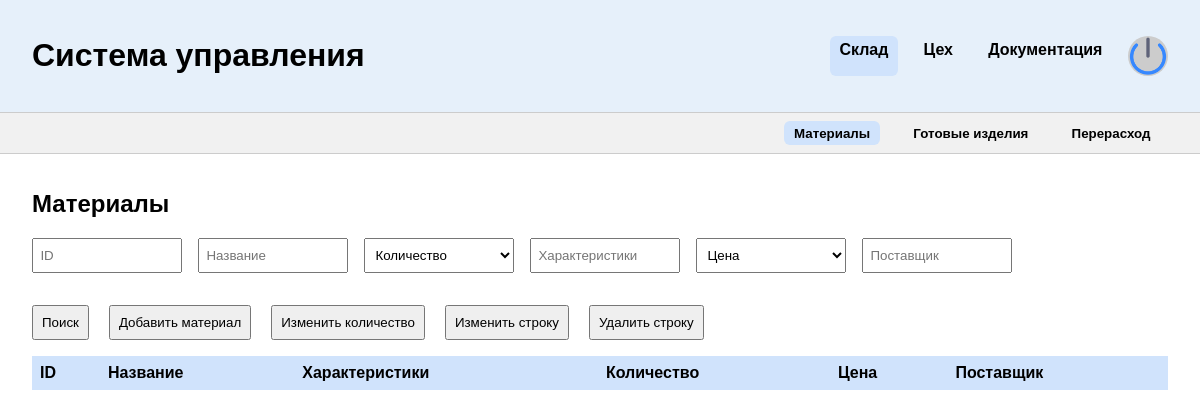
/warehouse/materials/ (signed in), run on an earlier commit of the app's database.
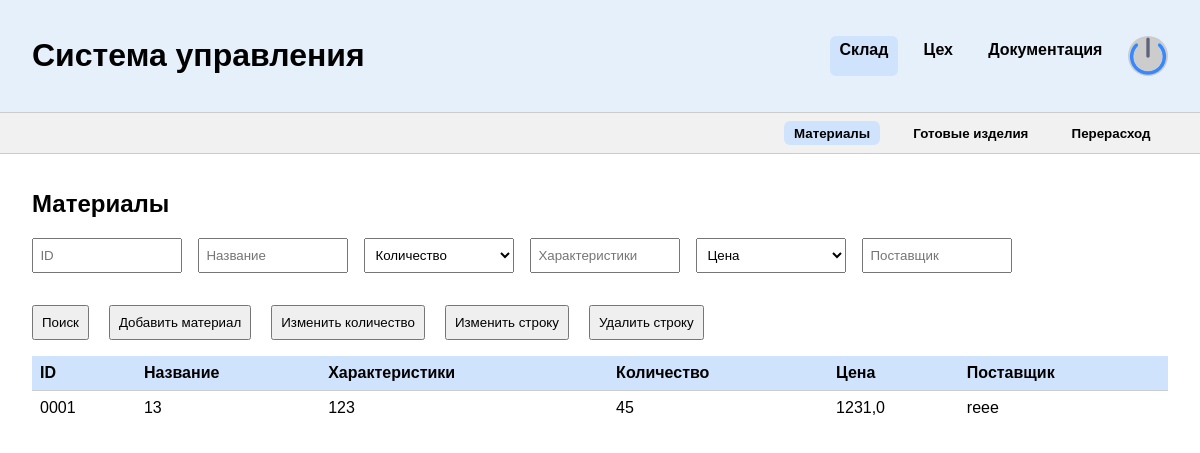
And on a later commit of the database.
### main/models.py (models this page shows, shortened)
class Materials(models.Model):
    name = models.CharField(max_length=100, verbose_name="Название материала")
    quantity = models.IntegerField(verbose_name="Количество на складе")
    features = models.CharField(max_length=255, verbose_name="Характеристики материала")
    price = models.FloatField(verbose_name="Цена за единицу")
    supplier = models.CharField(max_length=100, verbose_name="Название поставщика")
    class Meta:
        verbose_name = "Материалы"
        verbose_name_plural = "Материалы"

### main/views/materials.py (the view)
# urls.py: path("warehouse/materials/", MaterialsPage.as_view()),
class MaterialsPage(BaseView, TemplateView):
    template_name = "main/materials.html"
    enable_roles = [UserRole.Cutter, UserRole.WarehouseManager, UserRole.PatternDesigner]
    def get_context_data(self, **kwargs):
        context = super().get_context_data(**kwargs)
        context["materials"] = MaterialsSerializer(Materials.objects.all().order_by("-id"), many=True).data
        return context

### main/models.py (called while the page is built)
    def __str__(self):
        return f"{self.fullname} - {self.role}"

### main/serializers.py (called while the page is built)
    def get_id(self, obj):
        return str(obj.id).zfill(4)

### main/views/base.py (called while the page is built)
    def dispatch(self, request: HttpRequest, *args, **kwargs):
        user = request.user
        if not user.is_authenticated:
            return HttpResponseRedirect('/')
        print(user.login)
        print(user.__dict__)
        if user.role == UserRole.GeneralManager or user.role == UserRole.ProductionManager:
            return super().dispatch(request, *args, **kwargs)
        if user.role not in self.get_enable_roles():
            return render(request, "main/protect.html")
        return super().dispatch(request, *args, **kwargs)

### main/templates/main/materials.html (shortened to what this page needs)
{% extends "main/base.html" %}
{% load static %}
{% block content %}
<header>
  <h1>Система управления</h1>
  <div class="menu">
    <a href="/warehouse/materials/" class="active">Склад</a>
    <a href="/ceh/workers/">Цех</a>
    <a href="/docs/">Документация</a>
    <div class="avatar"><img src="{% static 'main/shutdown.png' %}" /></div>
  </div>
</header>
  <div class="submenu" id="submenu-sklad">
    <button data-target="materials" class="active">Материалы</button>
    <button data-target="products"><a href="/warehouse/products/">Готовые изделия</a></button>
    <button data-target="overuse"><a href="/warehouse/overuse/" >Перерасход</a></button>
  </div>
  <section id="sklad" style="display: block;">
    <div class="table-section" id="materials" style="display: block;">
      <h2>Материалы</h2>
      <div class="filters">
        <input placeholder="ID">
        <input placeholder="Название">
        <select id="sort-quantity">
          <option value="">Количество</option>
        </select>
        <input placeholder="Характеристики">
        <select id="sort-price">
          <option value="">Цена</option>
        </select>
        <input placeholder="Поставщик">
       </div>
<div class="material-actions">
  <button onclick="filterMaterials()">Поиск</button>
  <button onclick="document.getElementById('dialog-add-material').showModal()">Добавить материал</button>
  <button onclick="document.getElementById('dialog-edit-material-qty-entry').showModal()">Изменить количество</button>
  <button onclick="document.getElementById('dialog-edit-material-row-id').showModal()">Изменить строку</button>
  <button onclick="document.getElementById('dialog-delete-material').showModal()">Удалить строку</button>
</div>
      <table>
        <thead>
          <tr>
            <th>ID</th>
            <th>Название</th>
            <th>Характеристики</th>
            <th>Количество</th>
            <th>Цена</th>
            <th>Поставщик</th>
          </tr>
        </thead>
        <tbody id="materials-table-body">
          {% for m in materials %}
            <tr><td>{{ m.id }}</td><td>{{ m.name }}</td><td>{{ m.features }}</td><td>{{ m.quantity }}</td><td>{{ m.price }}</td><td>{{ m.supplier }}</td></tr>
          {% endfor %}
        </tbody>
      </table>
    </div>
  </section>
{% endblock %}

What changed in the data, as far as the page shows it:
added Materials: name "13", features "123", price "1231,0", supplier "reee"
Also different on the page:
new list line: "0001 45"
